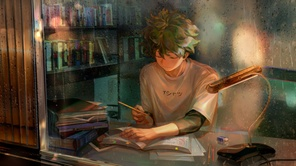
#> input picture imgs/photo_2023-06-23_14-42-42.jpg, 296 x 166 px, shrunk from 1280 x 720 before the run; its folder holds 4 pictures in this run
$ python text_watermarker.py
#> lines starting #> are read from the running program, lines starting #| are printed output that depends on the picture
from PIL import Image, ImageDraw, ImageFont
import os

# Define the directory containing images
directory = 'imgs'

# Define the watermark text
watermark_text = 'Your Watermark'

# Define the font for the watermark text (you may need to change the font path)
font = ImageFont.truetype('DejaVu_Sans\DejaVuSans-Bold.ttf', 15)

# Loop over every file in the directory
for filename in os.listdir(directory):
    if filename.endswith('.jpg') or filename.endswith('.png'):  # You can add more formats if needed
        # Open the image
        img = Image.open(os.path.join(directory, filename))
#> img is the input picture: PIL image 296x166 RGB; mean R, G, B 90.9, 73.9, 53.6

        # Set up a drawing context
        draw = ImageDraw.Draw(img)

        # Get the image size
        img_width, img_height = img.size
#> img_width = 296; img_height = 166

        # Define the position of the watermark text
        position = (10, img_height-20)  # adjust the second value if you want to move the watermark up or down
#> position = (10, 146)

        # Apply the watermark
        draw.text(position, watermark_text, font=font, fill='white')

        # Save the watermarked image
        img.save(os.path.join(directory, 'watermarked_' + filename))
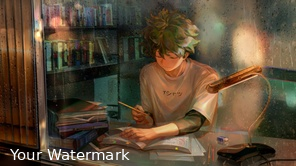
#> saved as watermarked_photo_2023-06-23_14-42-42.jpg: PIL image 296x166 RGB; mean R, G, B 92.3, 75.3, 55.1

print("Watermarking completed!")
